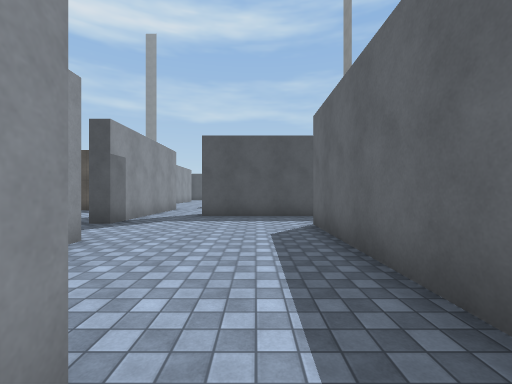
[1] (above)

24 first-person views from a walk through a scene from a Unity 3-D project. The camera is 1.5 m above the floor, looks level and sees 90° across. The floor is counted in squares, 2 m on a side. Each view is taken from the middle of a square. On the plan, view 1 faces up. The plan holds only what a view shows up to about 9 squares ahead; the rest is blank. The place goes on beyond the plan. The player is left out. Surface patterns are stand-ins for the level's own textures.

[2]
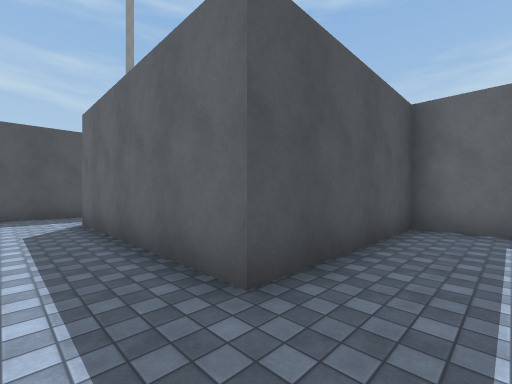

[3]
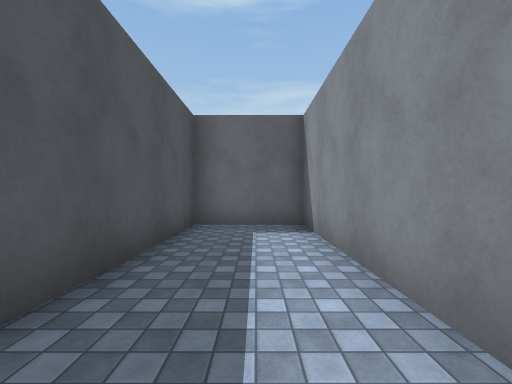

[4]
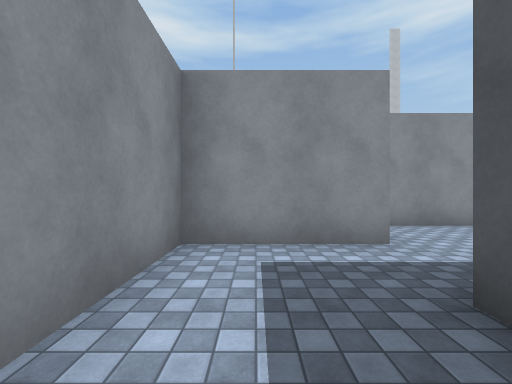

[5]
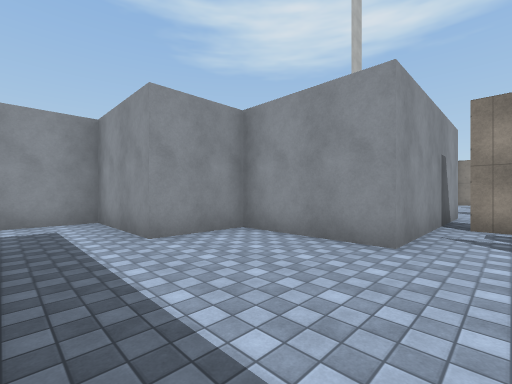

[6]
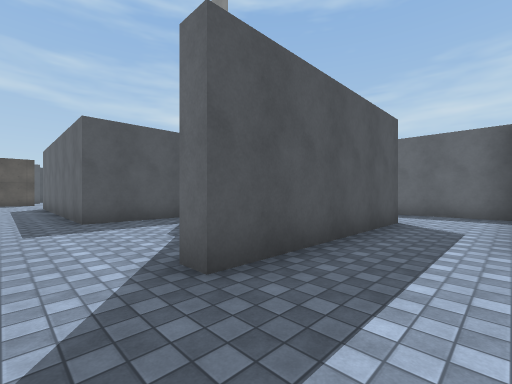

[7]
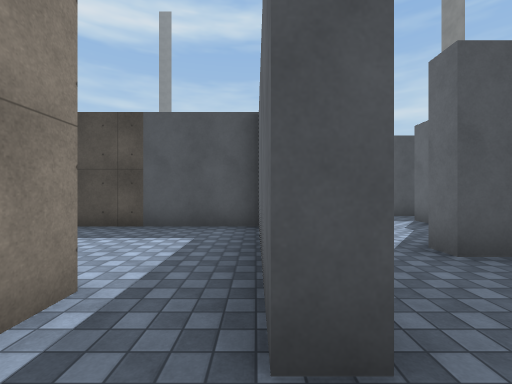

[8]
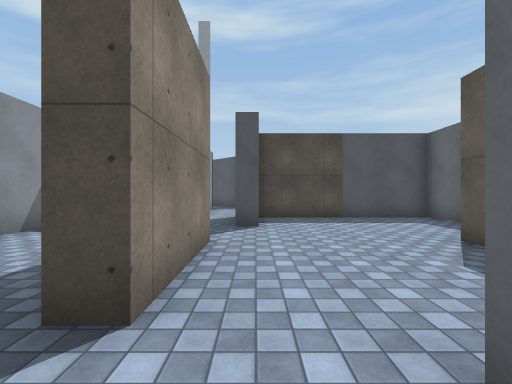

[9]
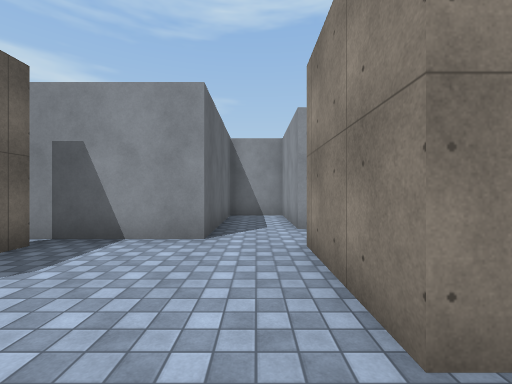

[10]
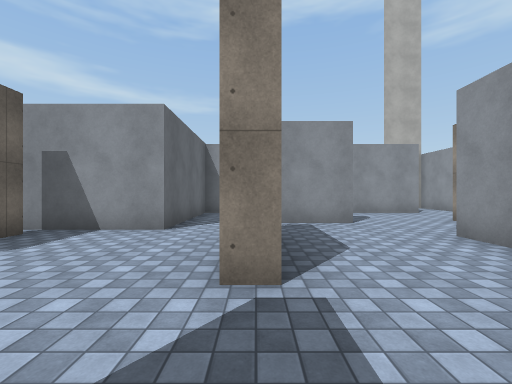

[11]
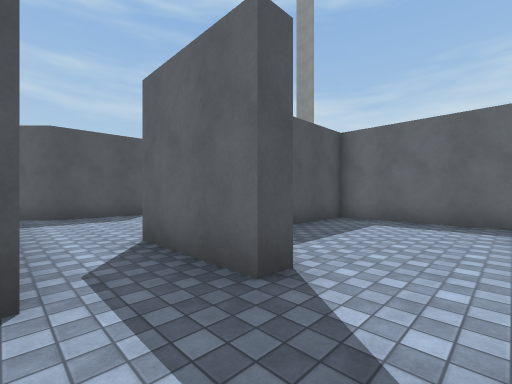

[12]
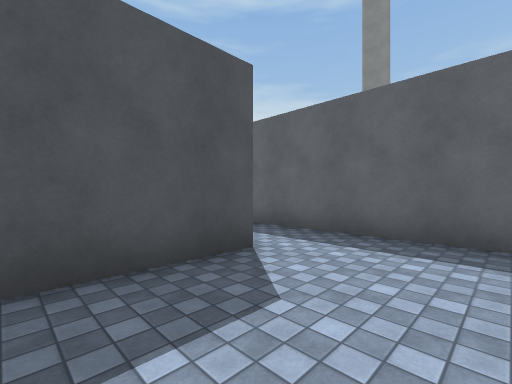

[13]
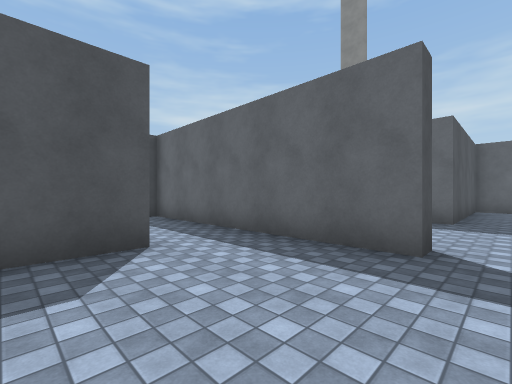

[14]
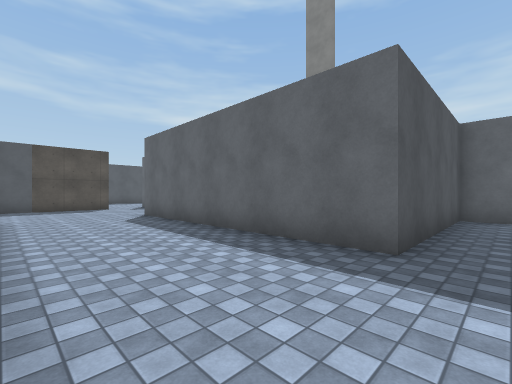

[15]
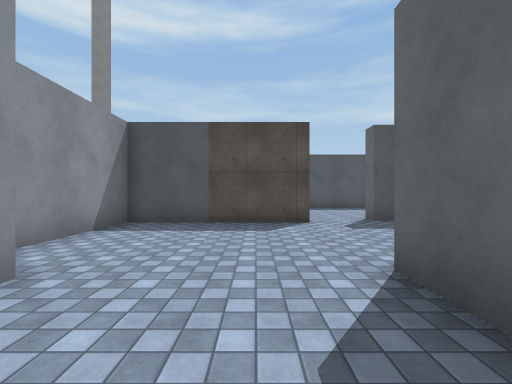

[16]
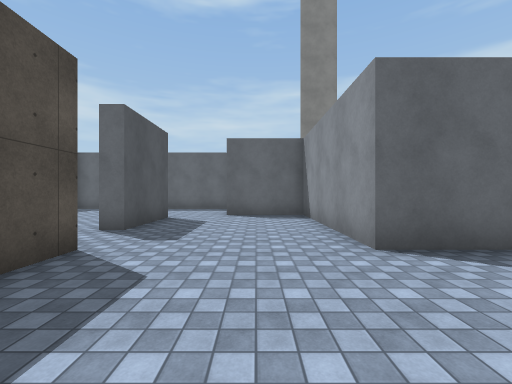

[17]
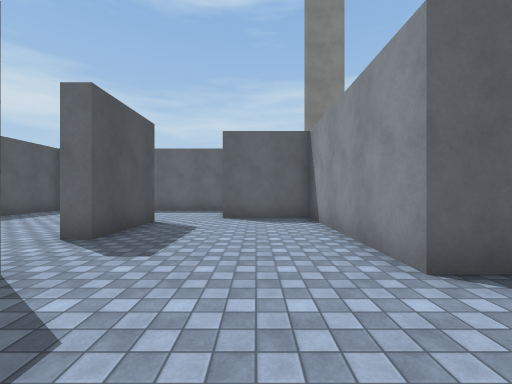

[18]
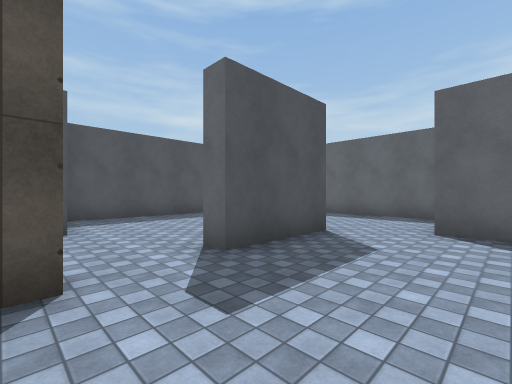

[19]
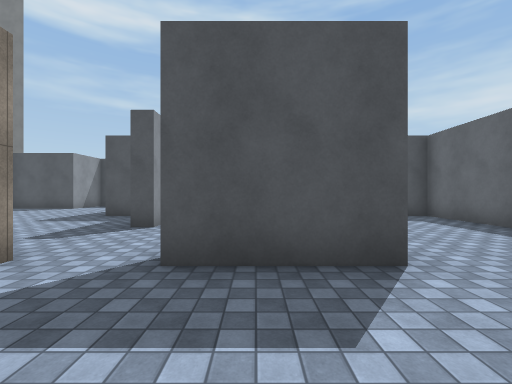

[20]
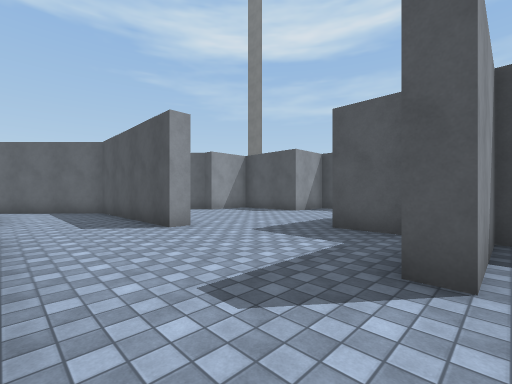

[21]
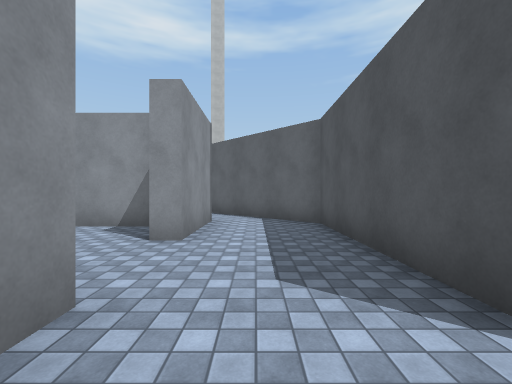

[22]
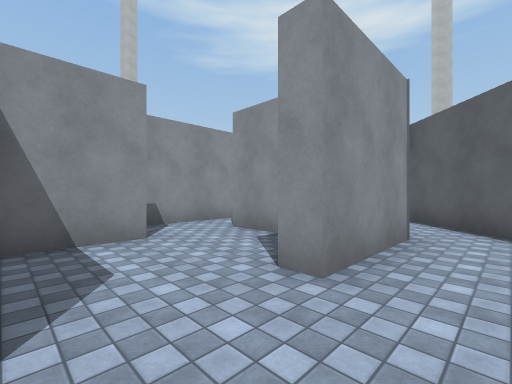

[23]
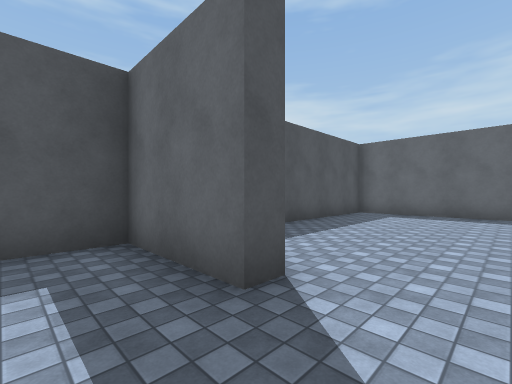

[24]
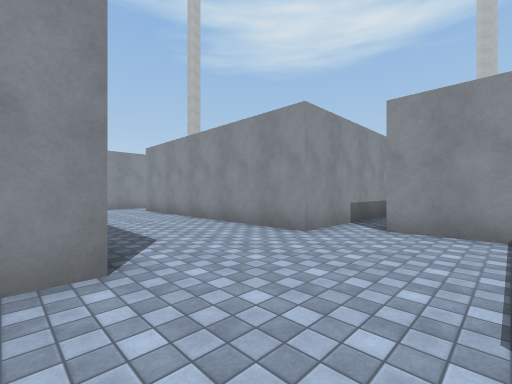

### Floor plan
Ten units are one square. View 1 is at (0, 0); x grows to the right and y downward. Boxes are objects, and circles mark ways between rooms. Rooms are numbered by the first view taken in them; rooms with no view inside come last. Other rooms are left out.
<svg viewBox="-175 -304 243 330">
<path fill="none" stroke="#000" d="M-7 -9 -7 21 58 21 58 -4 13 -4M-27 -39 -27 -9 -7 -9M-34 -75 -34 -60M13 -4 13 -59M39 -79 -17 -79M-59 -65 -59 -70M-59 -44 -59 -49M-53 -70 -53 -44M-97 -69 -97 -44M-34 -60 -39 -60 -39 -105 -90 -105M-97 -28 -97 2 -82 2 -82 -39 -27 -39M-134 -56 -134 -46M-124 -28 -97 -28M-134 -84 -134 -74M-97 -44 -102 -44M-102 -69 -97 -69M-89 -85 -94 -85 -94 -111M-75 -155 -101 -155M-51 -127 -56 -127 -56 -166M-70 -202 -51 -202 -51 -144M5 -129 -17 -129 -17 -205 33 -205 33 -230M-16 -243 -62 -243 -62 -212M0 -111 0 -118M26 -246 0 -246M-34 -90 -34 -75M-17 -79 -17 -85M0 -246 0 -251M-62 -281 -62 -275 -111 -275 -138 -249M-68 -248 -61 -248M63 -234 63 -299 -12 -299 -12 -275 -17 -275 -17 -299 -38 -299M-115 -248 -90 -248M-88 -218 -70 -218M-104 -202 -70 -202M-106 -238 -106 -216M-90 -248 -90 -242M33 -120 33 -129 5 -129"/>
<circle cx="5" cy="-10" r="3" fill="#2a7"/>
<circle cx="-40" cy="-55" r="3" fill="#2a7"/>
<circle cx="-25" cy="-80" r="3" fill="#2a7"/>
<circle cx="-100" cy="-35" r="3" fill="#2a7"/>
<circle cx="-90" cy="-75" r="3" fill="#2a7"/>
<circle cx="-100" cy="-110" r="3" fill="#2a7"/>
<circle cx="-50" cy="-120" r="3" fill="#2a7"/>
<circle cx="7" cy="-240" r="3" fill="#2a7"/>
<circle cx="0" cy="-120" r="3" fill="#2a7"/>
<circle cx="-80" cy="-240" r="3" fill="#2a7"/>
<text x="20" y="0">1</text>
<text x="0" y="-50">2</text>
<text x="-70" y="-60">3</text>
<text x="-170" y="-40">4</text>
<text x="-80" y="-140">5</text>
<text x="-30" y="-180">6</text>
<text x="-20" y="-270">7</text>
<text x="-90" y="-220">8</text>
<text x="10" y="-120">9</text>
</svg>
Room 1 opens to room 2. Room 2 opens to room 3. Room 2 opens to room 6. Room 3 opens to room 4. Room 4 opens to room 5. Room 5 opens to room 6. Room 6 opens to room 7. Room 6 opens to room 9. Room 7 opens to room 8.

Where each view was taken, in squares from view 1:
view 1: 0 up, 0 right, facing up
view 2: 1 down, 0 right, facing up-right
view 3: 1 down, 0 right, facing right
view 4: 1 down, 3 right, facing left
view 5: 5 up, 1 right, facing down-left
view 6: 6 up, 3 left, facing up-right
view 7: 5 up, 4 left, facing up
view 8: 3 up, 9 left, facing up
view 9: 8 up, 9 left, facing down
view 10: 9 up, 10 left, facing down
view 11: 7 up, 11 left, facing up-right
view 12: 13 up, 10 left, facing up-right
view 13: 12 up, 9 left, facing up-right
view 14: 12 up, 5 left, facing up-right
view 15: 18 up, 3 left, facing up
view 16: 22 up, 5 left, facing right
view 17: 22 up, 4 left, facing right
view 18: 22 up, 2 left, facing up-right
view 19: 22 up, 1 right, facing up
view 20: 25 up, 1 left, facing up-left
view 21: 26 up, 5 left, facing left
view 22: 26 up, 7 left, facing down-left
view 23: 26 up, 3 left, facing up-right
view 24: 23 up, 1 left, facing down-left
